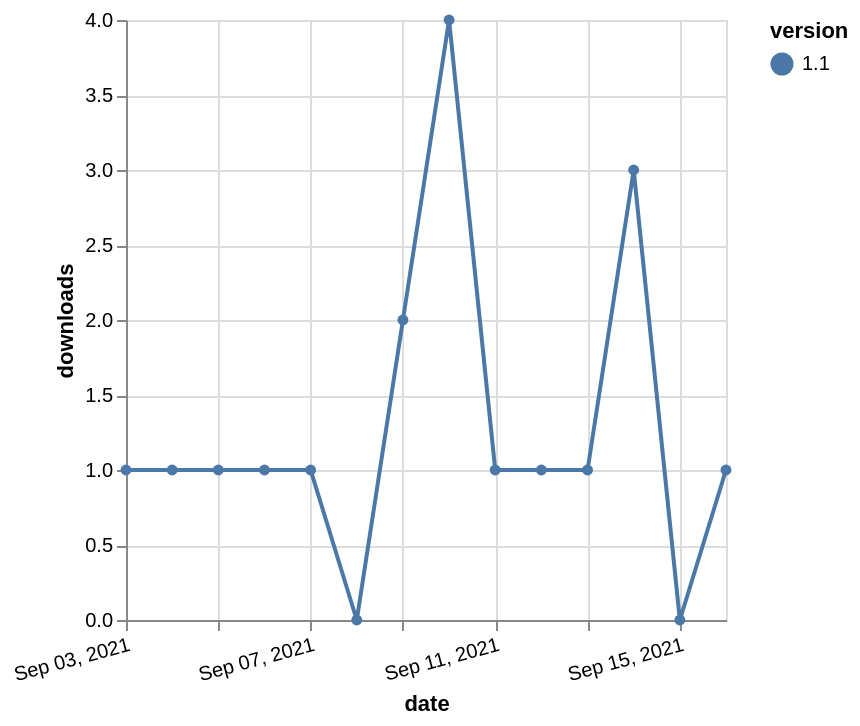

Source (Vega-Lite JSON):
### Vega-Lite specification from a JSON file in a GitHub repository (floating-point values rounded to 4 significant figures)
{"$schema": "https://vega.github.io/schema/vega-lite/v5.json", "description": "A simple bar chart with embedded data.", "data": {"values": [{"date": "2021-09-03", "total": 265, "delta": 1, "version": "1.1"}, {"date": "2021-09-04", "total": 266, "delta": 1, "version": "1.1"}, {"date": "2021-09-05", "total": 267, "delta": 1, "version": "1.1"}, {"date": "2021-09-06", "total": 268, "delta": 1, "version": "1.1"}, {"date": "2021-09-07", "total": 269, "delta": 1, "version": "1.1"}, {"date": "2021-09-08", "total": 269, "delta": 0, "version": "1.1"}, {"date": "2021-09-09", "total": 271, "delta": 2, "version": "1.1"}, {"date": "2021-09-10", "total": 275, "delta": 4, "version": "1.1"}, {"date": "2021-09-11", "total": 276, "delta": 1, "version": "1.1"}, {"date": "2021-09-12", "total": 277, "delta": 1, "version": "1.1"}, {"date": "2021-09-13", "total": 278, "delta": 1, "version": "1.1"}, {"date": "2021-09-14", "total": 281, "delta": 3, "version": "1.1"}, {"date": "2021-09-15", "total": 281, "delta": 0, "version": "1.1"}, {"date": "2021-09-16", "total": 282, "delta": 1, "version": "1.1"}]}, "width": "container", "mark": {"type": "line", "point": {"filled": true}}, "encoding": {"x": {"field": "date", "type": "temporal", "timeUnit": "yearmonthdate", "title": "date", "axis": {"labelAngle": -15}}, "y": {"field": "delta", "type": "quantitative", "title": "downloads"}, "color": {"field": "version", "type": "nominal"}, "tooltip": {"field": "delta"}}}
